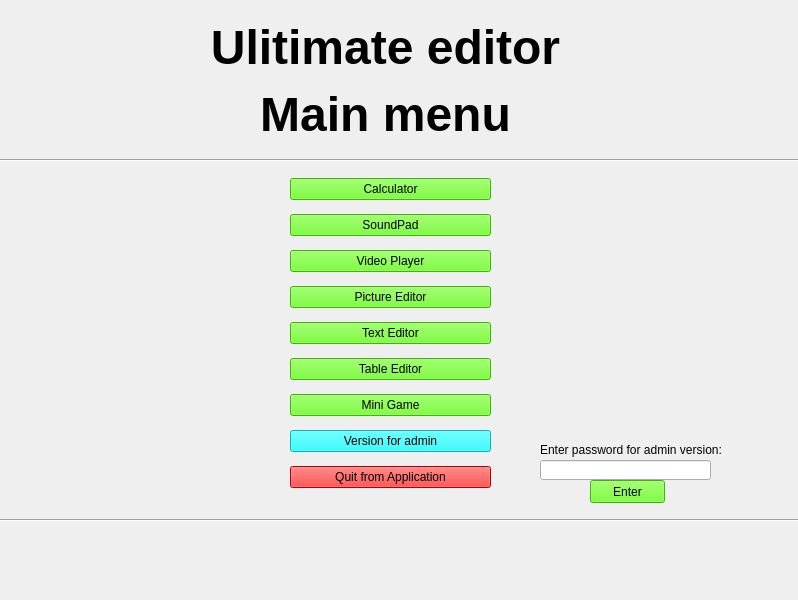
<?xml version="1.0" encoding="UTF-8"?>
<ui version="4.0">
 <class>Form</class>
 <widget class="QWidget" name="Form">
  <property name="geometry">
   <rect>
    <x>0</x>
    <y>0</y>
    <width>798</width>
    <height>600</height>
   </rect>
  </property>
  <property name="windowTitle">
   <string>Form</string>
  </property>
  <widget class="Line" name="line">
   <property name="geometry">
    <rect>
     <x>-240</x>
     <y>510</y>
     <width>1271</width>
     <height>20</height>
    </rect>
   </property>
   <property name="orientation">
    <enum>Qt::Horizontal</enum>
   </property>
  </widget>
  <widget class="QLabel" name="password_label">
   <property name="geometry">
    <rect>
     <x>540</x>
     <y>440</y>
     <width>181</width>
     <height>20</height>
    </rect>
   </property>
   <property name="text">
    <string>Enter password for admin version:</string>
   </property>
  </widget>
  <widget class="QWidget" name="verticalLayoutWidget">
   <property name="geometry">
    <rect>
     <x>290</x>
     <y>170</y>
     <width>201</width>
     <height>331</height>
    </rect>
   </property>
   <layout class="QVBoxLayout" name="verticalLayout">
    <item>
     <widget class="QPushButton" name="start_calculator_button">
      <property name="styleSheet">
       <string notr="true">background-color: rgb(85, 255, 0);</string>
      </property>
      <property name="text">
       <string>Calculator</string>
      </property>
     </widget>
    </item>
    <item>
     <widget class="QPushButton" name="start_soundpad_button">
      <property name="styleSheet">
       <string notr="true">background-color: rgb(85, 255, 0);</string>
      </property>
      <property name="text">
       <string>SoundPad</string>
      </property>
     </widget>
    </item>
    <item>
     <widget class="QPushButton" name="start_video_player_button">
      <property name="styleSheet">
       <string notr="true">background-color: rgb(85, 255, 0);</string>
      </property>
      <property name="text">
       <string>Video Player</string>
      </property>
     </widget>
    </item>
    <item>
     <widget class="QPushButton" name="start_picture_editor">
      <property name="styleSheet">
       <string notr="true">background-color: rgb(85, 255, 0);</string>
      </property>
      <property name="text">
       <string>Picture Editor</string>
      </property>
     </widget>
    </item>
    <item>
     <widget class="QPushButton" name="start_text_editor_button">
      <property name="styleSheet">
       <string notr="true">background-color: rgb(85, 255, 0);</string>
      </property>
      <property name="text">
       <string>Text Editor</string>
      </property>
     </widget>
    </item>
    <item>
     <widget class="QPushButton" name="start_table_editor_button">
      <property name="styleSheet">
       <string notr="true">background-color: rgb(85, 255, 0);</string>
      </property>
      <property name="text">
       <string>Table Editor</string>
      </property>
     </widget>
    </item>
    <item>
     <widget class="QPushButton" name="start_game_button">
      <property name="styleSheet">
       <string notr="true">background-color: rgb(85, 255, 0);</string>
      </property>
      <property name="text">
       <string>Mini Game</string>
      </property>
     </widget>
    </item>
    <item>
     <widget class="QPushButton" name="admin_button">
      <property name="styleSheet">
       <string notr="true">background-color: rgb(0, 255, 255);</string>
      </property>
      <property name="text">
       <string>Version for admin</string>
      </property>
     </widget>
    </item>
    <item>
     <widget class="QPushButton" name="quit_button">
      <property name="styleSheet">
       <string notr="true">background-color: rgb(255, 0, 0);</string>
      </property>
      <property name="text">
       <string>Quit from Application</string>
      </property>
     </widget>
    </item>
   </layout>
  </widget>
  <widget class="QPushButton" name="enter_button">
   <property name="geometry">
    <rect>
     <x>590</x>
     <y>480</y>
     <width>75</width>
     <height>23</height>
    </rect>
   </property>
   <property name="styleSheet">
    <string notr="true">background-color: rgb(85, 255, 0);</string>
   </property>
   <property name="text">
    <string>Enter</string>
   </property>
  </widget>
  <widget class="Line" name="line_2">
   <property name="geometry">
    <rect>
     <x>-240</x>
     <y>150</y>
     <width>1401</width>
     <height>20</height>
    </rect>
   </property>
   <property name="orientation">
    <enum>Qt::Horizontal</enum>
   </property>
  </widget>
  <widget class="QLineEdit" name="enter_password_line">
   <property name="geometry">
    <rect>
     <x>540</x>
     <y>460</y>
     <width>171</width>
     <height>20</height>
    </rect>
   </property>
   <property name="text">
    <string/>
   </property>
  </widget>
  <widget class="QLabel" name="label">
   <property name="geometry">
    <rect>
     <x>150</x>
     <y>20</y>
     <width>471</width>
     <height>121</height>
    </rect>
   </property>
   <property name="text">
    <string>&lt;html&gt;&lt;head/&gt;&lt;body&gt;&lt;p align=&quot;center&quot;&gt;&lt;span style=&quot; font-size:36pt; font-weight:600;&quot;&gt;Ulitimate editor&lt;/span&gt;&lt;/p&gt;&lt;p align=&quot;center&quot;&gt;&lt;span style=&quot; font-size:36pt; font-weight:600;&quot;&gt;Main menu&lt;/span&gt;&lt;/p&gt;&lt;/body&gt;&lt;/html&gt;</string>
   </property>
  </widget>
 </widget>
 <resources/>
 <connections/>
</ui>
